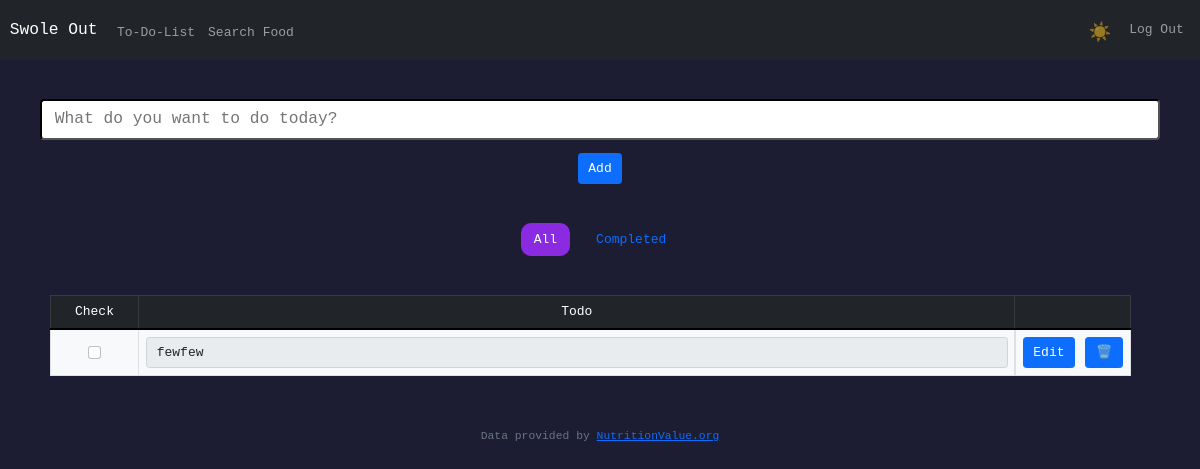
/todolist (signed in), run on an earlier commit of the app's database.
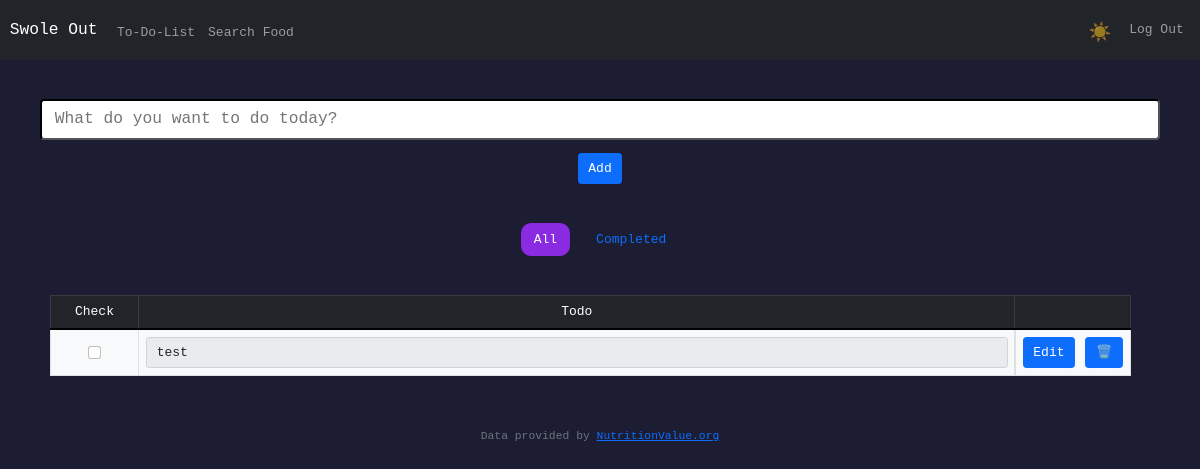
And on a later commit of the database.
### tables this page shows
CREATE TABLE todolist (
id INTEGER PRIMARY KEY AUTOINCREMENT NOT NULL,
user_id INT,
todo TEXT NOT NULL,
done TEXT NOT NULL DEFAULT 1,
FOREIGN KEY (user_id) REFERENCES users(id)
);

### app.py (the view)
@app.route("/todolist", methods=["GET", "POST"])
@login_required
def todolist():
    if request.method == "POST":
        todo = request.form.get("todo")
        if todo and not todo.isspace():
            db.execute("INSERT INTO todolist (user_id, todo) VALUES (?, ?)", session["user_id"], todo)
        return redirect("/todolist")
    else:
        todolist = db.execute("SELECT * FROM todolist WHERE user_id = ?", session["user_id"])
        return render_template("todolist.html", todolist=todolist)

### app.py (called while the page is built)
@app.after_request
def after_request(response):
    response.headers["Cache-Control"] = "no-cache, no-store, must-revalidate"
    response.headers["Expires"] = 0
    response.headers["Pragma"] = "no-cache"
    return response

### helpers.py (called while the page is built)
def login_required(f):
    @wraps(f)
    def decorated_function(*args, **kwargs):
        if session.get("user_id") is None:
            return redirect("/login")
        return f(*args, **kwargs)
    return decorated_function

### templates/todolist.html (shortened to what this page needs)
{% extends "layout.html" %}
{% block main %}
    <div class="container">
        <div class="row mb-5">
            <form action="/todolist" method="post">
                <input autocomplete="off" id="todoField" type="text" class="form-control-lg mb-3 border-2 me-3 w-100" name="todo" placeholder="What do you want to do today?" onsubmit="return validateForm()">
                <button class="btn btn-primary btn-style" type="submit">Add</button>
            </form>
        </div>
        <div class="d-flex flex-row justify-content-center gap-3 mb-5">
            <a href="/todolist" class="nav-link" id="todolist">All</a>
            <a href="/todo_completed" class="nav-link" id="todo_completed">Completed</a>
        </div>
        <div class="container row">
            <table class="table table-dark table-bordered table-hover">
                <thead>
                    <tr>
                        <td class="col-1">Check</td>
                        <td class="col-10">Todo</td>
                        <td class="col-1"></td>
                    </tr>
                </thead>
                <tbody class="align-middle table-light">
                    <form action="/todo_completed" method="post" id="formTodo">
                    {% for todo in todolist %}
                        <tr>
                            <td>
                                <input class="form-check-input" type="checkbox" value="{{ todo.todo }}" id="checkTodo{{loop.index}}" name="check{{ loop.index }}">
                            </td>
                            <td>
                                <input type="text" name="editInput{{ loop.index }}" class="form-control input" id="editInput{{ loop.index }}" value="{{ todo.todo }}" readonly>
                            </td>
                            <td class="tdButton">
                                <button class="btn btn-primary" id="editButton">Edit</button>
                                <button class="btn btn-primary" type="submit" name="deleteRow" value="{{ todo.todo }}">🗑️</button>
                            </td>
                        </tr>
                    {% endfor %}
                    </form>
                </tbody>
            </table>
        </div>
    </div>
{% endblock %}

What changed in the data, as far as the page shows it:
changed todolist: todo "fewfew" → "test"
